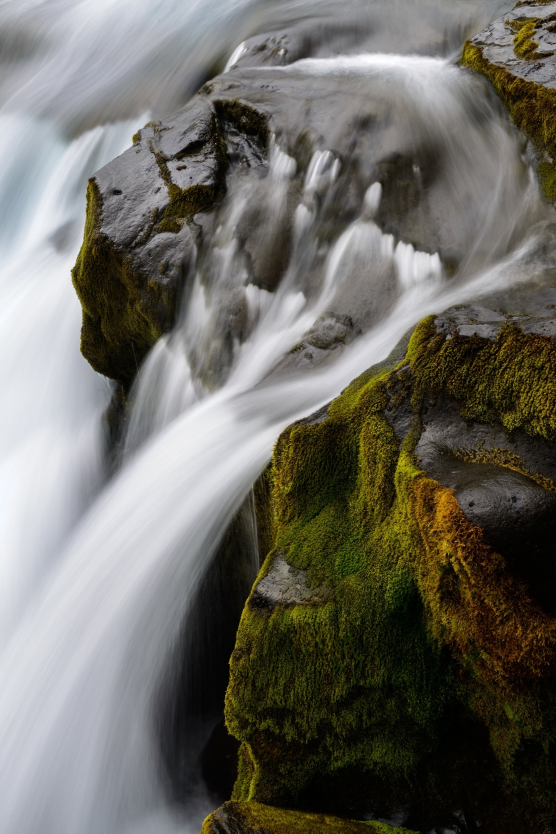
#> input picture media/profile_images/1c278062-6917-4483-a5aa-df634c15d65e.jpg, 1668 x 2500 px (shown at 1/3 size)
$ python -i upload_utils.py   (imports and definitions only)
#> lines starting #> are read from the running program, lines starting #| are printed output that depends on the picture
import os
import tempfile
import boto3
import uuid
import logging
from accounts.models import User
from django.conf import settings
from typing import List
from PIL import Image

logger = logging.getLogger(__name__)


KEY_PREFIX = "wms"

# [211 lines that did not run here, left out]

>>> import cv2
>>> picture = cv2.imread('../media/profile_images/1c278062-6917-4483-a5aa-df634c15d65e.jpg', cv2.IMREAD_GRAYSCALE)
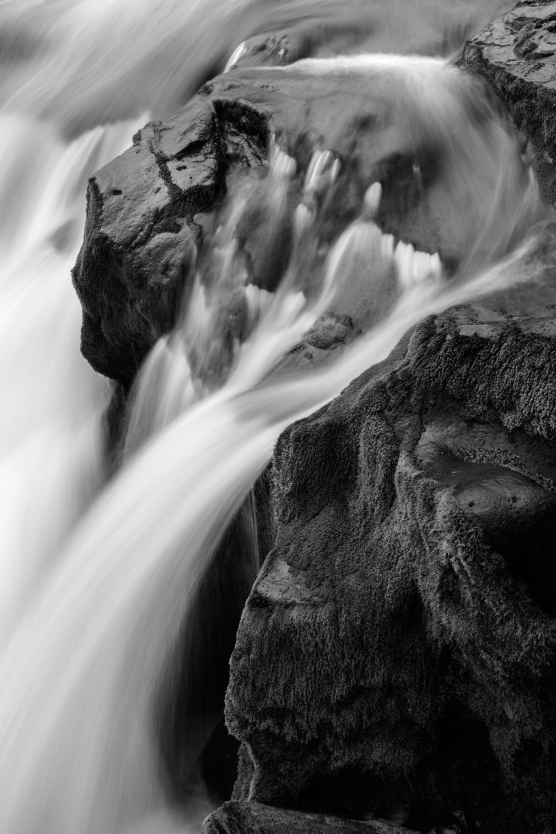
#> picture: shape (2500, 1668) (shown at 1/3 size); min 0, max 255, mean 106.2
#> (the run stopped early here; a loop or call above may not have finished)

$ run again, on media/profile_images/55f19ec1-9b9a-4f33-9a1e-b828f4e75c8f.jpg
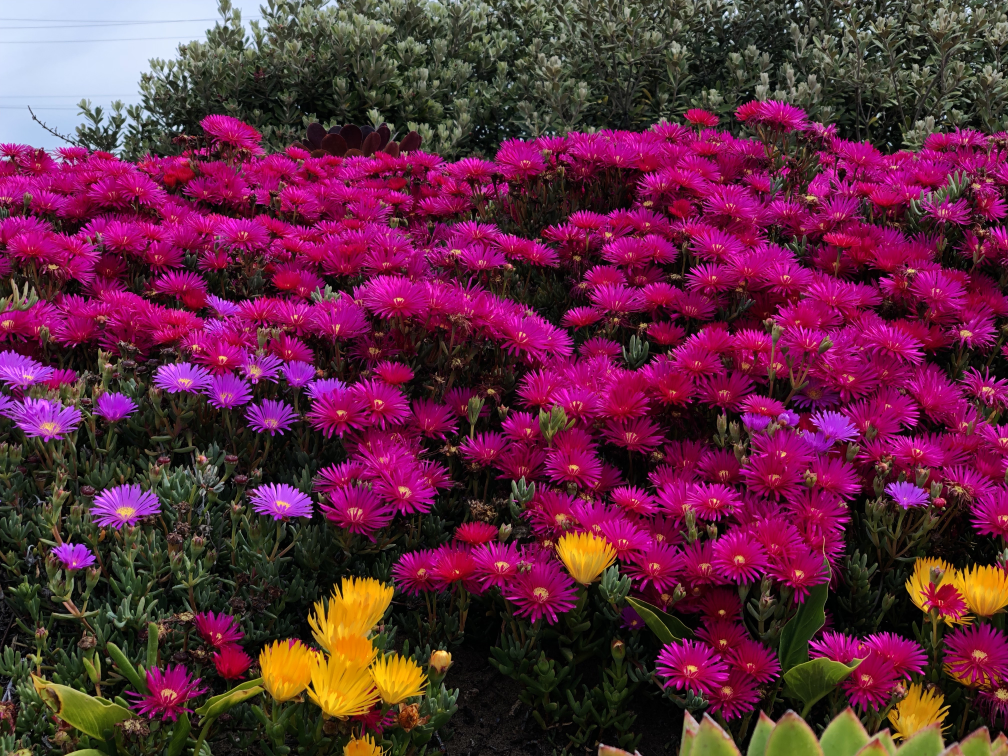
#> input picture media/profile_images/55f19ec1-9b9a-4f33-9a1e-b828f4e75c8f.jpg, 4032 x 3024 px (shown at 1/4 size)
#> `picture = cv2.imread('../media/profile_images/1c278062-6917-4483-a5aa-..`:
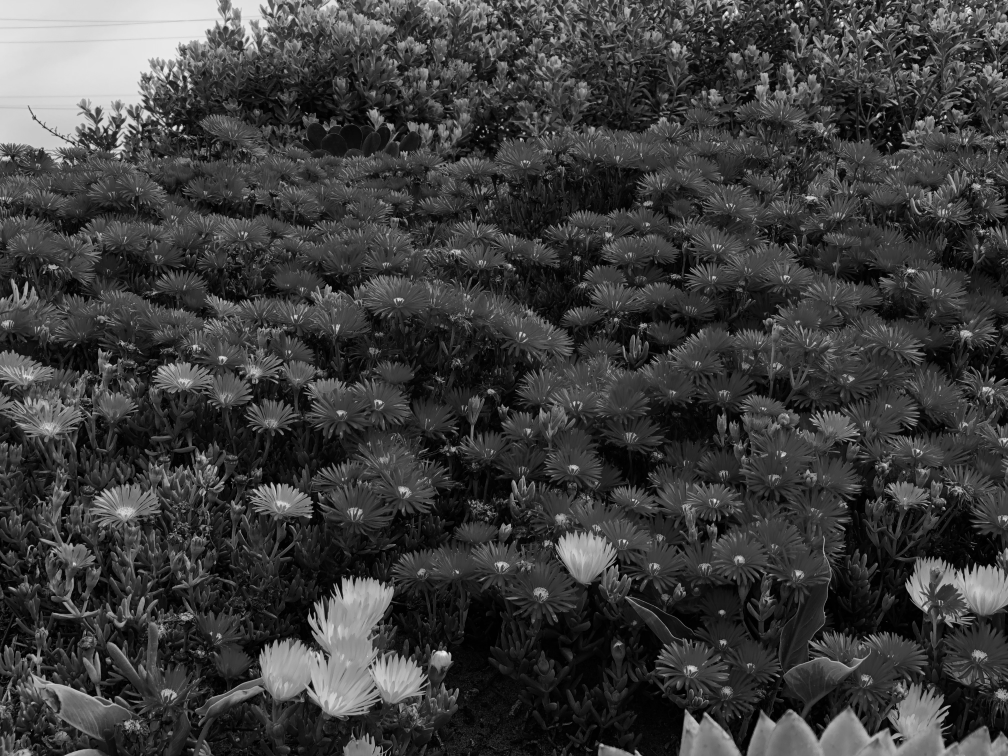
#> picture: shape (3024, 4032) (shown at 1/4 size); min 0, max 252, mean 60.2

$ run again, on media/profile_images/6e7e1fb7-b1e9-4c1c-93b5-08bc8304efb3.jpg
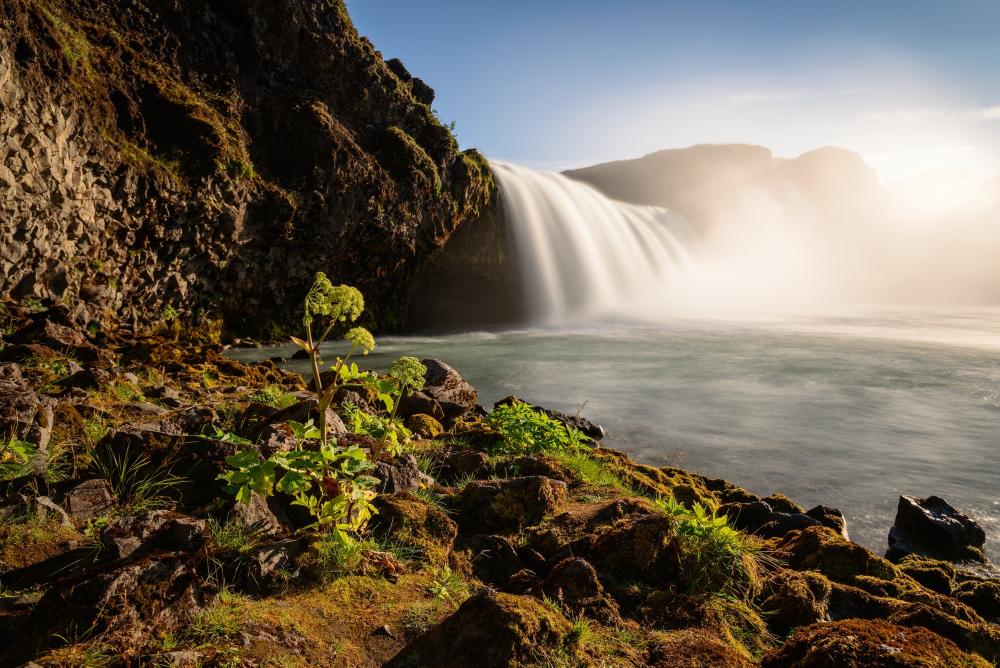
#> input picture media/profile_images/6e7e1fb7-b1e9-4c1c-93b5-08bc8304efb3.jpg, 3000 x 2002 px (shown at 1/3 size)
#> `picture = cv2.imread('../media/profile_images/1c278062-6917-4483-a5aa-..`:
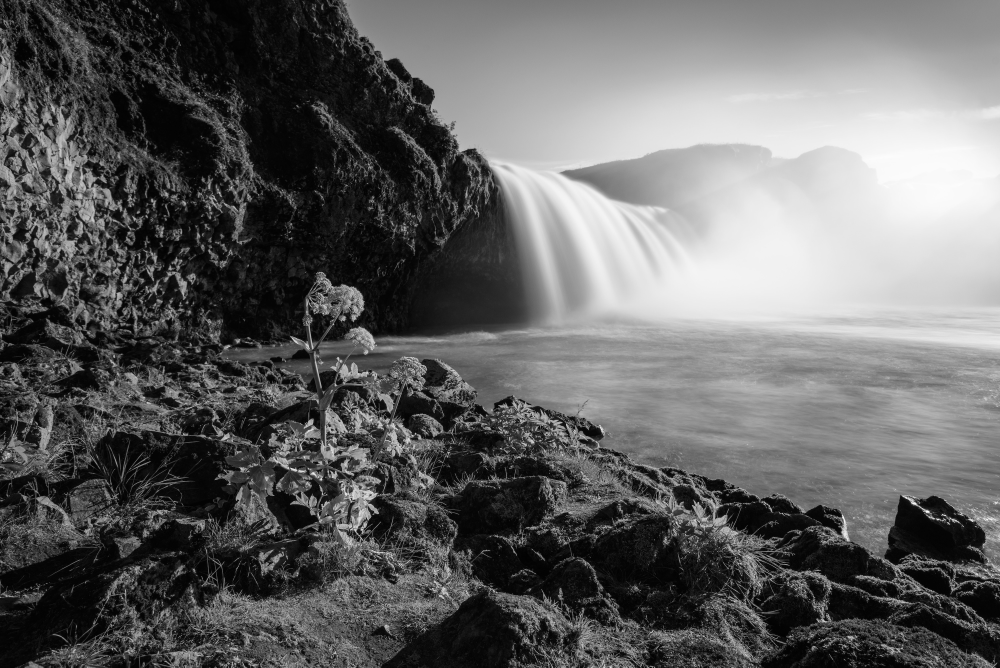
#> picture: shape (2002, 3000) (shown at 1/3 size); min 0, max 255, mean 98.8
